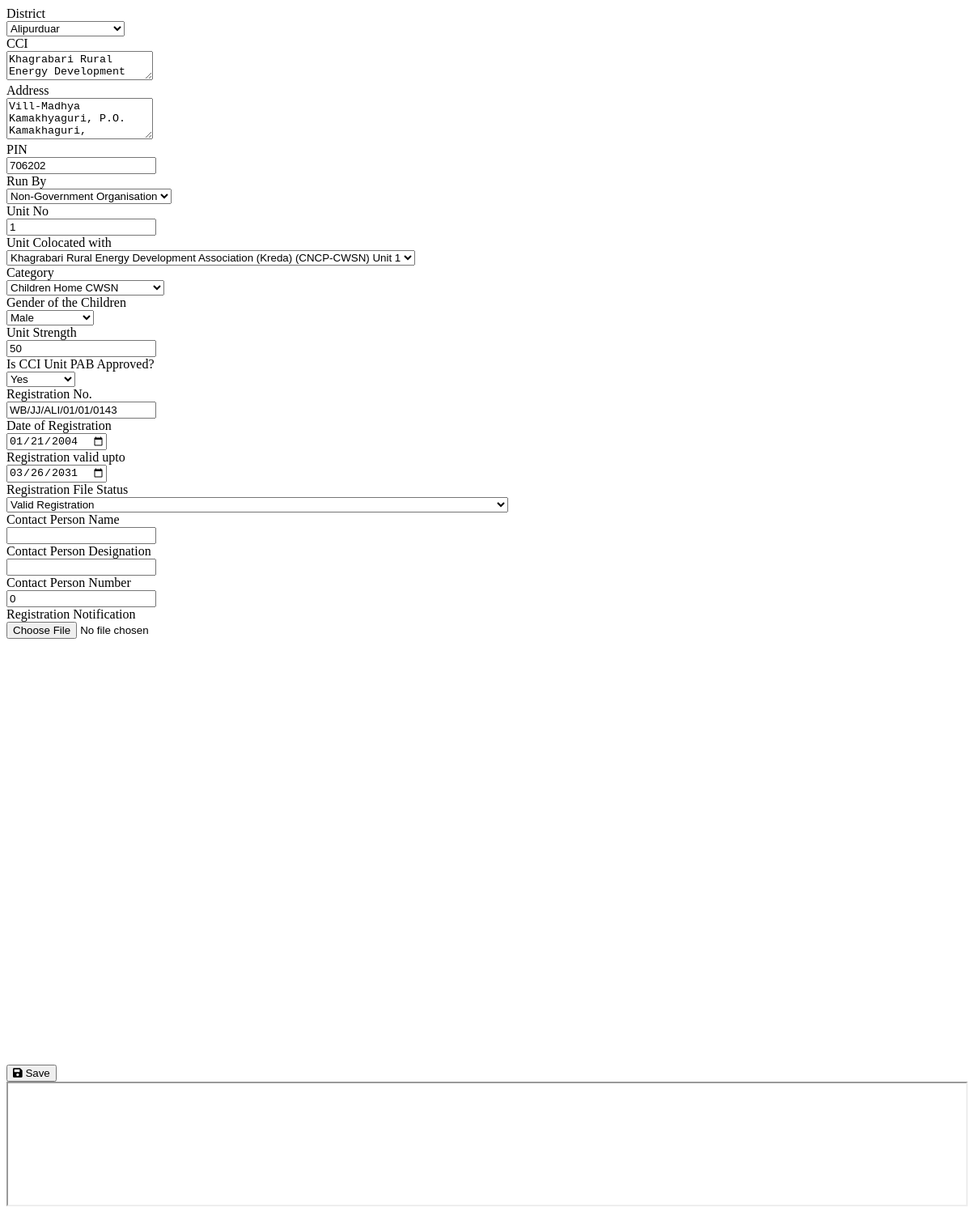
Before: /pages/cci_edit_form.php?data=CCI_002 (signed in) with the older database file.
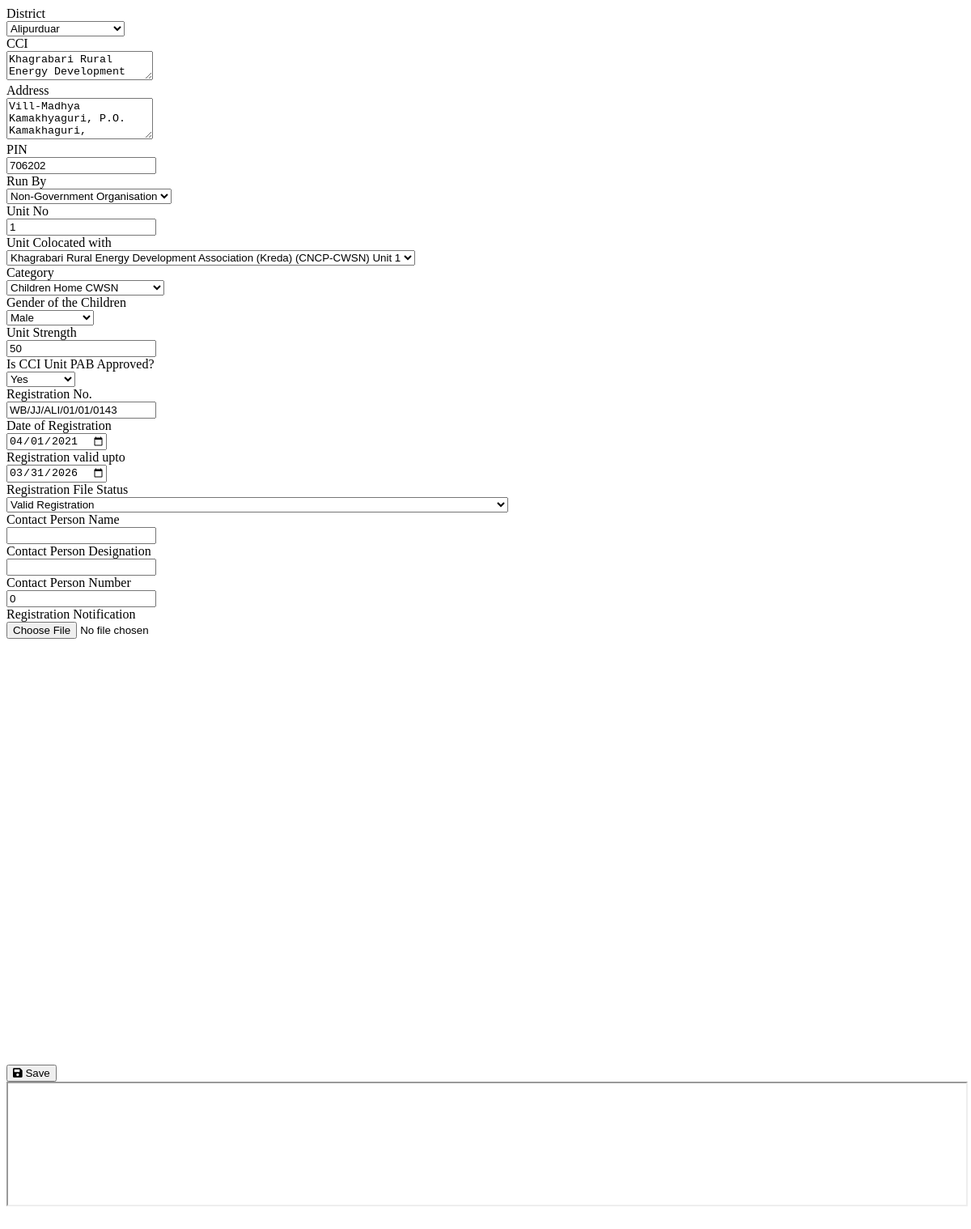
After: the same page with the newer database file.
### tables this page shows
CREATE TABLE `cci` (
  `id` varchar(255) NOT NULL,
  `colocated_with` varchar(255) NOT NULL,
  `district` varchar(255) DEFAULT NULL,
  `cci_name` varchar(255) DEFAULT NULL,
  `address` varchar(255) DEFAULT NULL,
  `pin` int(11) DEFAULT 0,
  `run_by` varchar(255) DEFAULT NULL,
  `cci_unit_no` smallint(6) DEFAULT 0,
  `cci_unit_gender` varchar(255) DEFAULT NULL,
  `cci_unit_strength` int(11) DEFAULT 0,
  `is_pab_approved` tinyint(1) DEFAULT 0,
  `reg_no` varchar(255) DEFAULT NULL,
  `reg_date` date DEFAULT NULL,
  `reg_valid_upto` date DEFAULT NULL,
  `reg_status` int(11) DEFAULT NULL,
  `contact_name` varchar(255) DEFAULT NULL,
  `contact_desg` varchar(255) DEFAULT NULL,
  `contact_phno` int(11) DEFAULT 0
);

CREATE TABLE `cci_reg_file_status` (
  `id` int(11) NOT NULL,
  `reg_status` varchar(255) NOT NULL
);

### config/DbFunction.php (called while the page is built, shortened)
<?php
class DbFunction{
	function get_filter_values($fieldname) {
		$db = Database::getInstance();
		$mysqli = $db->getConnection();
		$query = "SELECT DISTINCT(`cci`.`" . $fieldname . "`) FROM `cci`";
		$rs= $mysqli->query($query);
		return $rs->fetch_all();
	}
	function get_reg_file_status() {
		$db = Database::getInstance();
        $mysqli = $db->getConnection();
        $query = "SELECT * FROM `cci_reg_file_status`";
        $rs= $mysqli->query($query);
        return $rs->fetch_all();
	}
}

### pages/cci_edit_form.php (the view, shortened to what the changed rows need)
<?php
require_once "../config/DbFunction.php";
$db = Database::getInstance();
$mysqli = $db->getConnection();
$data = $_GET['data'];
$cci_id = explode(',', $data)[0];
$sql = "SELECT `cci`.*, `cci_unit_types`.`category`
        FROM `cci`
        JOIN `unit_types` ON `cci`.`id` = `unit_types`.`cci_id`
        JOIN `cci_unit_types` ON `unit_types`.`type_id` = `cci_unit_types`.`id`
        WHERE `cci`.`id` = ?;";
$stmt = $mysqli->prepare($sql);
$stmt->bind_param('s', $cci_id);
if ($stmt->execute()) {
    $cci_details = $stmt->get_result()->fetch_all(MYSQLI_ASSOC)[0];
} else {
    trigger_error("Error in query: ". mysqli_connect_error(), E_USER_ERROR);
    die(E_USER_ERROR);
}
$obj = new DbFunction();
?>
<!DOCTYPE html>
<html lang="en">
<head>
</head>
<body>
    <div class="row">
        <div class="col-sm-6 mb-3 mb-sm-0">
            <form id="fCCIEdit" action="" method="">
                <div class="card border-dark">
                    <div class="card-body scrollable-card">
                        <div class="row mb-3">
                            <div class="col-sm-6">
                                <select id="i_cci_dist" name="i_cci_dist" class="form-control">
                                    <?php
                                    $districts = $obj->get_filter_values('district');
                                    foreach ($districts as $district) {
                                        echo '<option value="'. $district[0]. '"'. ($cci_details['district'] == $district[0] ? 'selected' : '') . '>'. $district[0] . '</option>';
                                    }
                                    ?>
                                </select>
                            </div>
                        </div>
                        <div class="row mb-3">
                            <div class="col-sm-6">
                            <textarea rows="2" class="form-control" id="i_cci_name" name="i_cci_name"><?php echo $cci_details['cci_name'] ?></textarea>
                            </div>
                        </div>
                        <div class="row mb-3">
                            <div class="col-sm-6">
                            <textarea rows="3" class="form-control" id="i_cci_addr" name="i_cci_addr"><?php echo $cci_details['address'] ?></textarea>
                            </div>
                        </div>
                        <div class="row mb-3">
                            <div class="col-sm-6">
                            <input type="text" class="form-control" id="i_cci_pin" name="i_cci_pin" value="<?php echo $cci_details['pin'] ?>" />
                            </div>
                        </div>
                        <div class="row mb-3">
                            <div class="col-sm-6">
                                <select id="i_cci_run_by" name="i_cci_run_by" class="form-control">
                                    <?php
                                    $run_by = $obj->get_filter_values('run_by');
                                    foreach ($run_by as $val) {
                                        echo '<option value="'. $val[0]. '"'. ($cci_details['run_by'] == $val[0] ? 'selected' : '') .'>'. $val[0] . '</option>';
                                    }
                                    ?>
                                </select>
                            </div>
                        </div>
                        <div class="row mb-3">
                            <div class="col-sm-6">
                            <input type="text" class="form-control" id="i_cci_unit_no" name="i_cci_unit_no" value="<?php echo $cci_details['cci_unit_no'] ?>" />
                            </div>
                        </div>
                        <div class="row mb-3">
                            <div class="col-sm-6">
                                <select id="i_cci_gender" name="i_cci_gender" class="form-control">
                                    <?php
                                    $run_by = $obj->get_filter_values('cci_unit_gender');
                                    foreach ($run_by as $val) {
                                        echo '<option value="'. $val[0]. '"'. ($cci_details['cci_unit_gender'] == $val[0] ? 'selected' : '') .'>'. $val[0] . '</option>';
                                    }
                                    ?>
                                </select>
                            </div>
                        </div>
                        <div class="row mb-3">
                            <div class="col-sm-6">
                            <input type="text" class="form-control" id="i_cci_strength" name="i_cci_strength" value="<?php echo intval($cci_details['cci_unit_strength']) ?>" />
                            </div>
                        </div>
                        <div class="row mb-3">
                            <div class="col-sm-6">
                                <select id="i_cci_is_pab" name="i_cci_is_pab" class="form-control">
                                    <option value=1 <?php print($cci_details['is_pab_approved'] == true ? 'selected' : '') ?> >Yes</option>
                                </select>
                            </div>
                        </div>
                        <div class="row mb-3">
                            <div class="col-sm-6">
                            <input type="text" class="form-control" id="i_cci_reg_no" name="i_cci_reg_no" value="<?php echo $cci_details['reg_no'] ?>" />
                            </div>
                        </div>
                        <div class="row mb-3">
                            <div class="col-sm-6">
                            <input type="date" id="i_cci_reg_dt" name="i_cci_reg_dt" class="form-control" value="<?php echo $cci_details['reg_date']; ?>"/>
                            </div>
                        </div>
                        <div class="row mb-3">
                            <div class="col-sm-6">
                            <input type="date" id="i_cci_reg_valid" name="i_cci_reg_valid" class="form-control" value="<?php echo $cci_details['reg_valid_upto']; ?>"/>
                            </div>
                        </div>
                        <div class="row mb-3">
                            <div class="col-sm-6">
                                <select id="i_cci_reg_status" name="i_cci_reg_status" class="form-control">
                                  <?php
                                  $file_status = $obj->get_reg_file_status();
                                  foreach ($file_status as $val) {
                                    echo '<option value="'. $val[0]. '"'. ($cci_details['reg_status'] == $val[0] ? ' selected' : '') .'>'. $val[1]. '</option>';
                                  }
                                  ?>
                                </select>
                            </div>
                        </div>
                        <div class="row mb-3">
                            <div class="col-sm-6">
                                <input type="text" class="form-control" id="i_cci_contact_no" name="i_cci_contact_no" value="<?php echo $cci_details['contact_phno'] ?>" />
                            </div>
                        </div>
                    </div>
                </div>
            </form>
        </div>
    </div>
</body>
</html>

Changed rows visible on the page:
changed cci "Alipurduar": i_cci_reg_dt "01/21/2004" → "04/01/2021"; i_cci_reg_valid "03/26/2031" → "03/31/2026"
